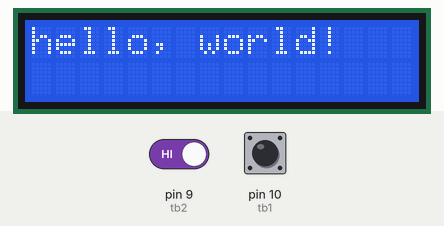
This sketch was run on a simulated Arduino Uno, built with avr-gcc and run on an emulated ATmega328P. Parts: 16×2 character LCD. The inputs (shaded band) are chosen by the test bench; at power-on: pin 9 (tb2) HIGH, pin 10 (tb1) HIGH.

Above: at 1.2 s.
1.3 s: pin 9 (tb2) driven LOW
At 1.37 s:
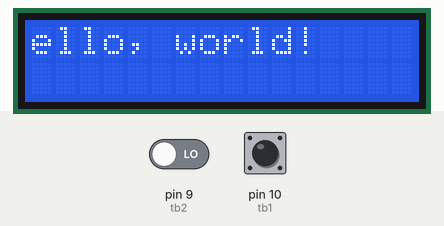
At 4.5 s:
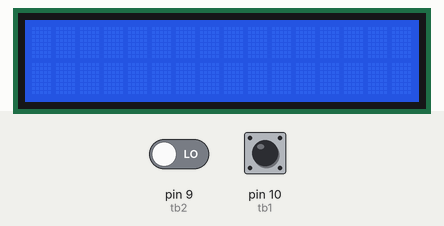
Timing chart, 0 to 6.0 s (numbered marks = the images above; inputs shaded):
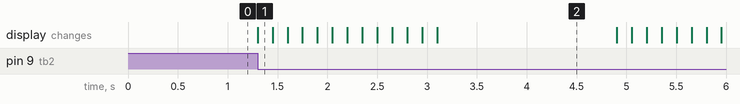

Measured:
- after the input at 1.3 s, the display: changes at once (image 1)

The sketch:

lcd.ino
```cpp
//Buat program untuk memunculkan tulisan di LCD dengan aturan :
//➢ Ketika tombol 1 ditekan tulisan akan running kanan : tombol 1 ditekan
//➢ Ketika tombol 2 ditekan tulisan akan running kiri : tombol 2 ditekan
//➢ Fungsi lcd.clear(); untuk menghapus semua tulisan yang ada di LCD Tambahkan didalam

#include <LiquidCrystal.h>
LiquidCrystal lcd(12, 11, 5, 4, 3, 2);
int tb1=10; //D10
int tb2=9;  //D9

void setup() {
 lcd.begin(16, 2);
 lcd.print("hello, world!");
  pinMode(tb1, INPUT);
  pinMode(tb2, INPUT);

 }
void loop() {
 if(digitalRead(tb1)==LOW){
   for (int positionCounter = 0; positionCounter < 40; positionCounter++){
     lcd.scrollDisplayRight(); //running kanan
     delay(150);
   }
 }
 if(digitalRead(tb2)==LOW){
   for (int positionCounter = 0; positionCounter < 40; positionCounter++){
     lcd.scrollDisplayLeft(); //running kiri
     delay(150);
   }
 }
}
```
